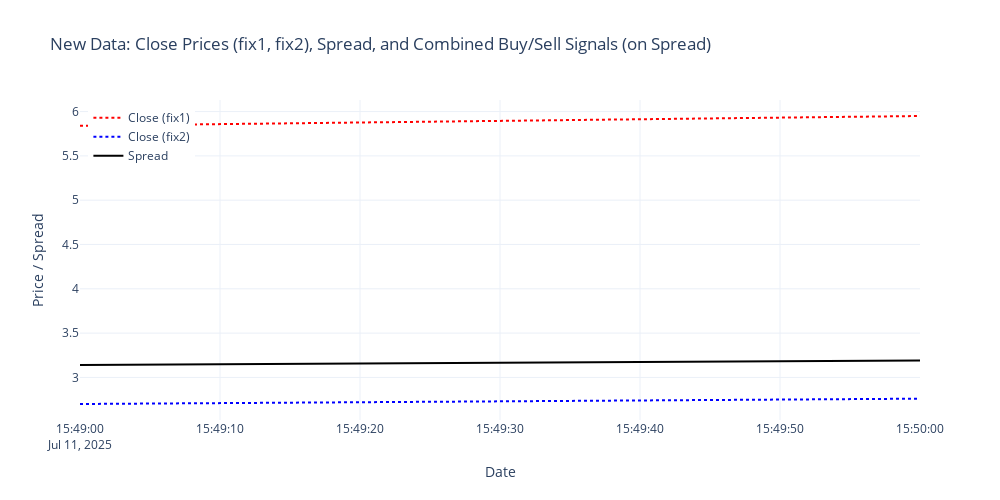

The notebook cell saved with this chart:
### Code cell
import numpy as np

async def fetch_new_option_data(symbol, lastTradeDateOrContractMonth, strike, right, barSizeSetting, durationStr, last_timestamp):
    ib = IB()
    await ib.connectAsync('127.0.0.1', 7496, clientId=np.random.randint(1000, 10000))

    option_contract = Option(
        symbol=symbol,
        lastTradeDateOrContractMonth=lastTradeDateOrContractMonth,
        strike=strike,
        right=right,
        exchange='SMART',
        currency='USD'
    )
    await ib.qualifyContractsAsync(option_contract)

    stock_contract = Stock(symbol, 'SMART', 'USD')
    await ib.qualifyContractsAsync(stock_contract)

    # Fetch option bars
    bars = await ib.reqHistoricalDataAsync(
        contract=option_contract,
        endDateTime='',  # now
        durationStr=durationStr,
        barSizeSetting=barSizeSetting,
        whatToShow='TRADES',
        useRTH=True,
        formatDate=1
    )
    df = util.df(bars)
    df.set_index('date', inplace=True)
    # --- TIMEZONE FIX ---
    df.index = df.index.tz_localize(None)
    if hasattr(last_timestamp, 'tzinfo') and last_timestamp.tzinfo is not None:
        last_timestamp = last_timestamp.tz_convert(None)
    df = df[df.index > last_timestamp]

    # Fetch stock bars
    stock_bars = await ib.reqHistoricalDataAsync(
        contract=stock_contract,
        endDateTime='',
        durationStr=durationStr,
        barSizeSetting=barSizeSetting,
        whatToShow='TRADES',
        useRTH=True,
        formatDate=1
    )
    stock_df = util.df(stock_bars)
    stock_df.set_index('date', inplace=True)
    stock_df.index = stock_df.index.tz_localize(None)
    stock_df = stock_df[stock_df.index > last_timestamp]

    # Align stock price to option bars
    df['stock price'] = stock_df['close'].reindex(df.index, method='ffill')
    df.rename(columns={'close': 'Close', 'volume': 'Volume', 'stock price': 'Stock Price'}, inplace=True)

    ib.disconnect()
    return df

# --- 1. Get last timestamp from your original data ---
last_timestamp = datafix.index[-1]
if hasattr(last_timestamp, 'tzinfo') and last_timestamp.tzinfo is not None:
    last_timestamp = last_timestamp.tz_convert(None)

# --- 2. Fetch and process new data since last_timestamp ---
new_datafix = await fetch_new_option_data(
    symbol1, lastTradeDateOrContractMonth1, strike1, right1, barSizeSetting, durationStr, last_timestamp
)
new_datafix2 = await fetch_new_option_data(
    symbol2, lastTradeDateOrContractMonth2, strike2, right2, barSizeSetting, durationStr, last_timestamp
)

if len(new_datafix) == 0 or len(new_datafix2) == 0:
    print("No new data since last run.")
else:
    new_datafix = process_option_df(new_datafix, strike1, right1, lastTradeDateOrContractMonth1, rfr)
    new_datafix2 = process_option_df(new_datafix2, strike2, right2, lastTradeDateOrContractMonth2, rfr)
    new_datafix["spread"] = new_datafix["Close"] - new_datafix2["Close"]

    # --- 3. Fill missing/rolling features with last value from previous data ---
    for col in feature_list:
        if col not in new_datafix.columns:
            if col in datafix.columns:
                new_datafix[col] = datafix[col].iloc[-1]
            else:
                new_datafix[col] = np.nan
        new_datafix[col] = new_datafix[col].fillna(datafix[col].iloc[-1] if col in datafix.columns else np.nan)
        if col not in new_datafix2.columns:
            if col in datafix2.columns:
                new_datafix2[col] = datafix2[col].iloc[-1]
            else:
                new_datafix2[col] = np.nan
        new_datafix2[col] = new_datafix2[col].fillna(datafix2[col].iloc[-1] if col in datafix2.columns else np.nan)

    # --- 4. Prepare features for prediction ---
    new_features_fix1 = new_datafix[feature_list].add_suffix('_fix1')
    new_features_fix2 = new_datafix2[feature_list].add_suffix('_fix2')
    new_features_df = pd.concat([new_features_fix1, new_features_fix2], axis=1)

    # --- 5. Predict using trained models ---
    new_datafix["Buy_Prob"] = hgb_buy.predict_proba(new_features_df)[:, 1]
    new_datafix["Sell_Prob"] = hgb_sell.predict_proba(new_features_df)[:, 1]
    new_datafix["Combined_Score"] = new_datafix["Buy_Prob"] - new_datafix["Sell_Prob"]

    def weighted_signal(score, buy_thresh=buy_thresh, sell_thresh=sell_thresh):
        if score > buy_thresh:
            return "buy"
        elif score < sell_thresh:
            return "sell"
        else:
            return "hold"
    new_datafix["Combined_Signal"] = new_datafix["Combined_Score"].apply(weighted_signal)

    # --- 6. Plot in Plotly ---
    import plotly.graph_objects as go

    fig = go.Figure()
    fig.add_trace(go.Scatter(
        x=new_datafix.index, y=new_datafix["Close"],
        mode='lines', name='Close (fix1)', line=dict(color='red', dash='dot', width=2)
    ))
    fig.add_trace(go.Scatter(
        x=new_datafix2.index, y=new_datafix2["Close"],
        mode='lines', name='Close (fix2)', line=dict(color='blue', width=2, dash='dot')
    ))
    fig.add_trace(go.Scatter(
        x=new_datafix.index, y=new_datafix["spread"],
        mode='lines', name='Spread', line=dict(color='black', width=2)
    ))
    buy_signals = new_datafix[new_datafix["Combined_Signal"] == "buy"]
    fig.add_trace(go.Scatter(
        x=buy_signals.index, y=buy_signals["spread"],
        mode='markers', name='Combined Buy (on spread)',
        marker=dict(symbol='triangle-up', color='green', size=14, line=dict(color='black', width=1.5))
    ))
    sell_signals = new_datafix[new_datafix["Combined_Signal"] == "sell"]
    fig.add_trace(go.Scatter(
        x=sell_signals.index, y=sell_signals["spread"],
        mode='markers', name='Combined Sell (on spread)',
        marker=dict(symbol='triangle-down', color='red', size=14, line=dict(color='black', width=1.5))
    ))
    fig.update_layout(
        title="New Data: Close Prices (fix1, fix2), Spread, and Combined Buy/Sell Signals (on Spread)",
        xaxis_title="Date",
        yaxis_title="Price / Spread",
        legend=dict(x=0.01, y=0.99),
        hovermode='x unified',
        template='plotly_white',
        width=1000,
        height=500
    )
    fig.show()

### Figure 1 — Plotly figure (JSON) as saved in the notebook; plotly's stock layout.template omitted (floating-point values rounded to 4 significant figures)
{"data": [{"line": {"color": "red", "dash": "dot", "width": 2}, "mode": "lines", "name": "Close (fix1)", "type": "scatter", "x": ["2025-07-11T15:49:00", "2025-07-11T15:50:00"], "y": [5.84, 5.95]}, {"line": {"color": "blue", "dash": "dot", "width": 2}, "mode": "lines", "name": "Close (fix2)", "type": "scatter", "x": ["2025-07-11T15:49:00", "2025-07-11T15:50:00"], "y": [2.7, 2.76]}, {"line": {"color": "black", "width": 2}, "mode": "lines", "name": "Spread", "type": "scatter", "x": ["2025-07-11T15:49:00", "2025-07-11T15:50:00"], "y": [3.14, 3.19]}, {"marker": {"color": "green", "line": {"color": "black", "width": 1.5}, "size": 14, "symbol": "triangle-up"}, "mode": "markers", "name": "Combined Buy (on spread)", "type": "scatter", "x": [], "y": []}, {"marker": {"color": "red", "line": {"color": "black", "width": 1.5}, "size": 14, "symbol": "triangle-down"}, "mode": "markers", "name": "Combined Sell (on spread)", "type": "scatter", "x": [], "y": []}], "layout": {"height": 500, "hovermode": "x unified", "legend": {"x": 0.01, "y": 0.99}, "title": {"text": "New Data: Close Prices (fix1, fix2), Spread, and Combined Buy/Sell Signals (on Spread)"}, "width": 1000, "xaxis": {"title": {"text": "Date"}}, "yaxis": {"title": {"text": "Price / Spread"}}}}
